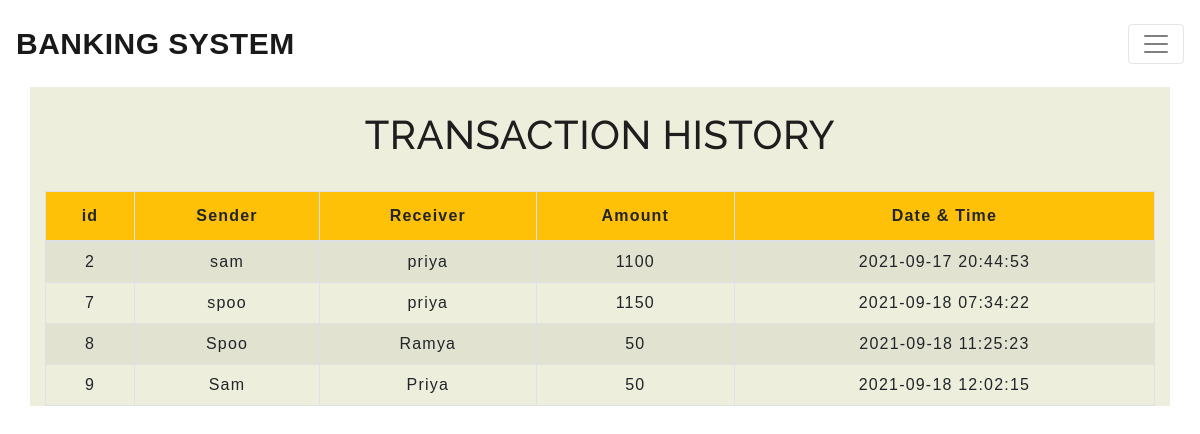
The page /transactionhistory.php on the database its author committed.
### tables this page shows
CREATE TABLE IF NOT EXISTS `transaction` (
  `sno` int NOT NULL AUTO_INCREMENT,
  `sender` text NOT NULL,
  `receiver` text NOT NULL,
  `balance` int NOT NULL,
  `datetime` datetime NOT NULL DEFAULT CURRENT_TIMESTAMP,
  PRIMARY KEY (`sno`)
);

### transactionhistory.php (the view, shortened to what this page needs)
<!DOCTYPE html>
<html lang="en">
<head>
    <link rel="stylesheet" href="https://stackpath.bootstrapcdn.com/bootstrap/4.5.2/css/bootstrap.min.css">
    <link rel="stylesheet" type="text/css" href="css/table.css">
    <link rel="stylesheet" type="text/css" href="css/navbar.css">
</head>
<body>
<?php
  include 'navbar.php';
?>
	<div class="container" style="background-color:#EDEEDB">
        <h2 class="text-center pt-4 fs-3">TRANSACTION HISTORY</h2>
       <br>
       <div class="table-responsive-sm">
    <table class="table table-hover table-striped table-condensed table-bordered">
        <thead>
            <tr class="bg-warning">
                <th class="text-center">id</th>
                <th class="text-center">Sender</th>
                <th class="text-center">Receiver</th>
                <th class="text-center">Amount</th>
                <th class="text-center">Date & Time</th>
            </tr>
        </thead>
        <tbody>
        <?php
            include 'config.php';
            $sql ="select * from transaction";
            $query =mysqli_query($conn, $sql);
            while($rows = mysqli_fetch_assoc($query))
            {
        ?>
            <tr>
            <td class="py-2"><?php echo $rows['sno']; ?></td>
            <td class="py-2"><?php echo $rows['sender']; ?></td>
            <td class="py-2"><?php echo $rows['receiver']; ?></td>
            <td class="py-2"><?php echo $rows['balance']; ?> </td>
            <td class="py-2"><?php echo $rows['datetime']; ?> </td>
        <?php
            }
        ?>
        </tbody>
    </table>
    </div>
</div>
</body>
</html>

### css/table.css (style rules this page uses)
* { padding: 0; margin: 0; box-sizing: border-box; font-family: sans-serif; }
h2 { font-size: 40px; }
table { letter-spacing: 1.2px; }
td { text-align: center; }

### css/navbar.css (style rules this page uses)
h2 { color: #1f1d1d; letter-spacing: 0.5px; font-family: raleway; }

### rows shown on the page
transaction: sno "2", sender "sam", receiver "priya", balance "1100", datetime "2021-09-17 20:44:53"
transaction: sno "7", sender "spoo", receiver "priya", balance "1150", datetime "2021-09-18 07:34:22"
transaction: sno "8", sender "Spoo", receiver "Ramya", balance "50", datetime "2021-09-18 11:25:23"
transaction: sno "9", sender "Sam", receiver "Priya", balance "50", datetime "2021-09-18 12:02:15"
